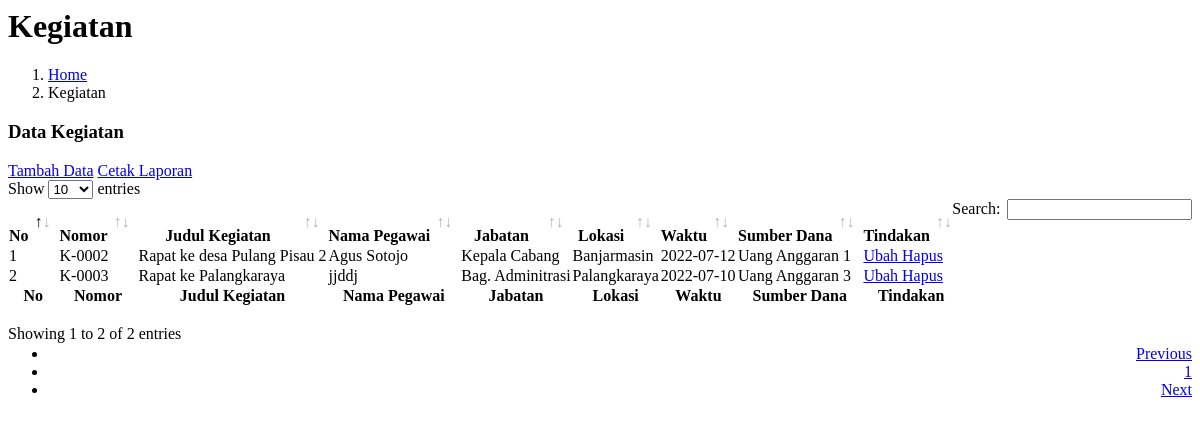
The page /pages/admin/kegiatan/kegiatanread.php on the database its author committed.
### tables this page shows
CREATE TABLE `kegiatan` (
  `id_kegiatan` int(11) NOT NULL,
  `nomor` varchar(23) NOT NULL,
  `judul` varchar(200) NOT NULL,
  `id_pegawai` int(11) NOT NULL,
  `lokasi` varchar(250) NOT NULL,
  `waktu` date NOT NULL,
  `dana` varchar(50) NOT NULL
);

CREATE TABLE `pegawai` (
  `id_pegawai` int(11) NOT NULL,
  `id_jabatan` int(11) NOT NULL,
  `nip` varchar(100) NOT NULL,
  `nm_pegawai` varchar(250) NOT NULL,
  `jk` varchar(100) NOT NULL,
  `alamat` varchar(250) NOT NULL,
  `agama` varchar(100) NOT NULL,
  `no_hp` varchar(15) NOT NULL,
  `email` varchar(100) NOT NULL,
  `id_user` int(11) NOT NULL
);

CREATE TABLE `jabatan` (
  `id_jabatan` int(11) NOT NULL,
  `nm_jabatan` varchar(200) NOT NULL
);

### pages/admin/kegiatan/kegiatanread.php (the view, shortened to what this page needs)
<?php include_once "partials/cssdatatables.php" ?>
<div class="content-header">
        <div class="container-fluid">
                <div class="row mb-2">
                        <div class="col-sm-6">
                                <h1 class="m-0">Kegiatan</h1>
                        </div>
                        <div class="col-sm-6">
                                <ol class="breadcrumb float-sm-right">
                                        <li class="breadcrumb-item">
                                                <a href="?page=home"> Home</a>
                                        </li>
                                        <li class="breadcrumb-item">Kegiatan</li>
                                </ol>
                        </div>
                </div>
        </div>
</div>
<div class="content">
        <div class="card">
                <div class="card-header">
                        <h3 class="card-title">Data Kegiatan</h3>
                        <a href="?page=kcreate" class="btn btn-success btn-sm float-right">
                                <i class="fa fa-plus-circle"></i> Tambah Data</a>
                        <a href="?page=kgview" class="btn btn-primary btn-sm float-right mr-2">
                                <i class="fa fa-print"></i> Cetak Laporan</a>
                </div>
                <div class="card-body">
                        <table id="mytable" class="table table-bordered table-hover">
                                <thead>
                                        <tr class="text-center">
                                                <th>No</th>
                                                <th>Nomor</th>
                                                <th>Judul Kegiatan</th>
                                                <th>Nama Pegawai</th>
                                                <th>Jabatan</th>
                                                <th>Lokasi</th>
                                                <th>Waktu</th>
                                                <th>Sumber Dana</th>
                                                <th>Tindakan</th>
                                        </tr>
                                </thead>
                                <tfoot>
                                        <tr class="text-center">
                                                <th>No</th>
                                                <th>Nomor</th>
                                                <th>Judul Kegiatan</th>
                                                <th>Nama Pegawai</th>
                                                <th>Jabatan</th>
                                                <th>Lokasi</th>
                                                <th>Waktu</th>
                                                <th>Sumber Dana</th>
                                                <th>Tindakan</th>
                                        </tr>
                                </tfoot>
                                <tbody>
                                        <?php
                                        $database = new Database();
                                        $db = $database->getConnection();
                                        $selectSql = "SELECT * FROM kegiatan
                                        INNER JOIN pegawai ON pegawai.id_pegawai = kegiatan.id_pegawai
                                        INNER JOIN jabatan ON pegawai.id_jabatan = jabatan.id_jabatan";
                                        $stmt = $db->prepare($selectSql);
                                        $stmt->execute();
                                        $no = 1;
                                        while ($row = $stmt->fetch(PDO::FETCH_ASSOC)) {
                                        ?>
                                                <tr class="text-center">
                                                        <td><?php echo $no++ ?></td>
                                                        <td><?php echo $row['nomor'] ?></td>
                                                        <td><?php echo $row['judul'] ?></td>
                                                        <td><?php echo $row['nm_pegawai'] ?></td>
                                                        <td><?php echo $row['nm_jabatan'] ?></td>
                                                        <td><?php echo $row['lokasi'] ?></td>
                                                        <td><?php echo $row['waktu'] ?></td>
                                                        <td><?php echo $row['dana'] ?></td>
                                                        <td>
                                                                <a href="?page=kgpdate&id_kegiatan=<?php echo $row['id_kegiatan'] ?>" class="btn btn-primary btn-sm mr-1">
                                                                        <i class="fa fa-edit"></i> Ubah
                                                                </a>
                                                                <a href="?page=kgelete&id_kegiatan=<?php echo $row['id_kegiatan'] ?>" class="btn btn-danger btn-sm" onClick="javascript: return confirm('Konfirmasi data akan dihapus?');">
                                                                        <i class="fa fa-trash"></i> Hapus
                                                                </a>
                                                        </td>
                                                </tr>
                                        <?php
                                        }
                                        ?>
                                </tbody>
                        </table>
                </div>
        </div>
</div>

### partials/cssdatatables.php
<link rel="stylesheet" href="plugins/datatables-bs4/css/dataTables.bootstrap4.min.css">
<link rel="stylesheet" href="plugins/datatables-responsive/css/responsive.bootstrap4.min.css">
<link rel="stylesheet" href="plugins/datatables-buttons/css/buttons.bootstrap4.min.css">

### rows shown on the page
kegiatan: nomor "K-0002", judul "Rapat ke desa Pulang Pisau 2", id_pegawai.nm_pegawai "Agus Sotojo", jabatan.nm_jabatan "Kepala Cabang", lokasi "Banjarmasin", waktu "2022-07-12", dana "Uang Anggaran 1"
kegiatan: nomor "K-0003", judul "Rapat ke Palangkaraya", id_pegawai.nm_pegawai "jjddj", jabatan.nm_jabatan "Bag. Adminitrasi", lokasi "Palangkaraya", waktu "2022-07-10", dana "Uang Anggaran 3"
